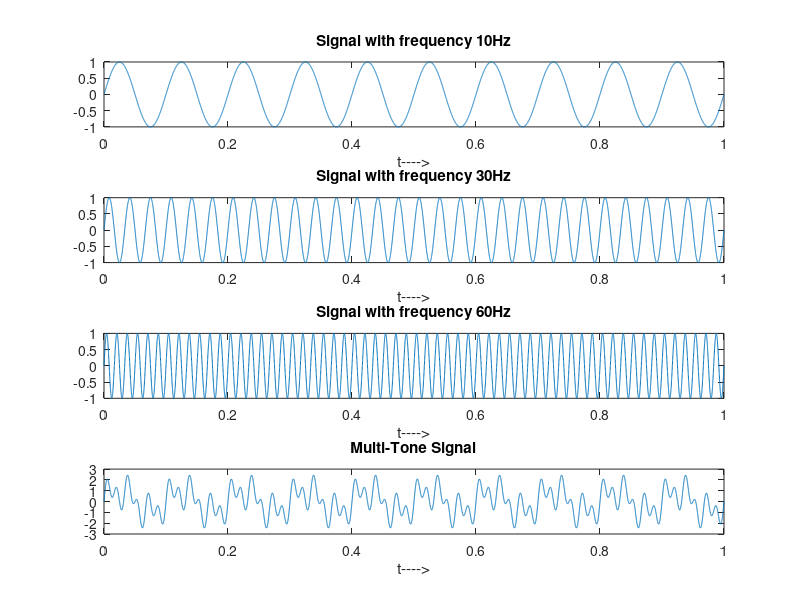

The MATLAB script that drew this image:
close all;
clear all;
clc;
t = 0:0.0001:1;
a = sin(2*pi*t*10);
b = sin(2*pi*t*30);
c = sin(2*pi*t*60);
d = a+b+c;
subplot(4,1,1);
plot(t,a);
title('Signal with frequency 10Hz');
xlabel('t---->')
subplot(4,1,2);
plot(t,b);
title('Signal with frequency 30Hz');
xlabel('t---->')
subplot(4,1,3);
plot(t,c);
title('Signal with frequency 60Hz');
xlabel('t---->')
subplot(4,1,4);
plot(t,d);
title('Multi-Tone Signal');
xlabel('t---->');
